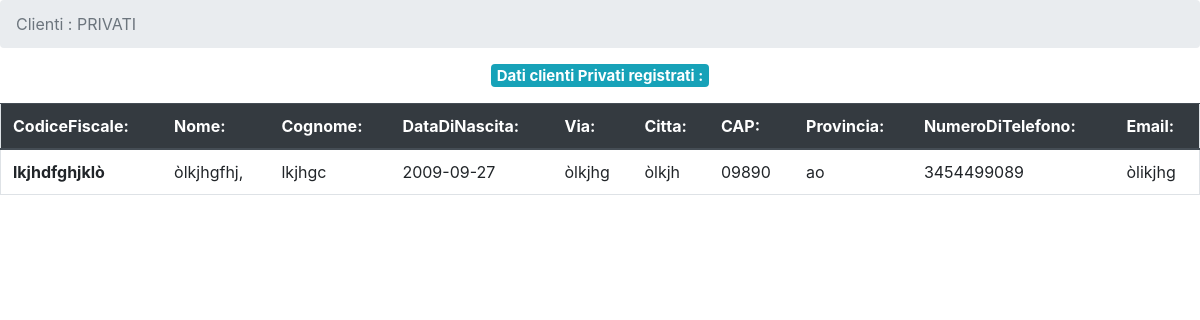
The page /VisualizzaPrivati.php on the database its author committed.
### tables this page shows
CREATE TABLE `Privati` (
  `CodFiscale` varchar(16) NOT NULL,
  `Nome` varchar(50) NOT NULL,
  `Cognome` varchar(50) NOT NULL,
  `DataDiNascita` date NOT NULL,
  `Via` varchar(50) NOT NULL,
  `Citta` varchar(50) NOT NULL,
  `CAP` varchar(5) NOT NULL,
  `Provincia` varchar(50) NOT NULL,
  `NumTelefono` varchar(10) NOT NULL,
  `Email` varchar(50) NOT NULL
);

### VisualizzaPrivati.php (the view, shortened to what this page needs)
<?php
include 'config.php';
?>
<html lang="en">
  <head>
    <link rel="stylesheet" href="https://stackpath.bootstrapcdn.com/bootstrap/4.5.0/css/bootstrap.min.css">
    <link rel="stylesheet" href="./Stile.css" >
  </head>
  <body>
		<nav aria-label="breadcrumb">
      <ol class="breadcrumb">
        <li class="breadcrumb-item active" aria-current="page">Clienti : PRIVATI</li>
      </ol>
    </nav>
		<blockquote class="blockquote text-center">
					 <span class="badge badge-info">Dati clienti Privati registrati :</span>
		</blockquote>
		<table class="table text-left border ">
<thead class="thead-dark ">
<tr>
	<th scope="col">CodiceFiscale:</th>
	<th scope="col">Nome:</th>
	<th scope="col">Cognome:</th>
	<th scope="col">DataDiNascita:</th>
	<th scope="col">Via:</th>
	<th scope="col">Citta:</th>
	<th scope="col">CAP:</th>
	<th scope="col">Provincia:</th>
	<th scope="col">NumeroDiTelefono:</th>
	<th scope="col">Email:</th>
</tr>
</thead>
<tbody>
<?php
$query="select CodFiscale, Nome, Cognome, DataDiNascita, Via, Citta, CAP, Provincia, NumTelefono, Email from Privati";
$result=mysqli_query($conn,$query);
while($resultfinal=mysqli_fetch_array($result))
{
echo
"
<tr>
	<th scope=\"row\">".$resultfinal[0]."</th>
	<td>".$resultfinal[1]."</td>
	<td>".$resultfinal[2]."</td>
	<td>".$resultfinal[3]."</td>
	<td>".$resultfinal[4]."</td>
	<td>".$resultfinal[5]."</td>
	<td>".$resultfinal[6]."</td>
	<td>".$resultfinal[7]."</td>
	<td>".$resultfinal[8]."</td>
	<td>".$resultfinal[9]."</td>
	</tr>
";
}
?>
</tbody>
</table>
  </body>
</html>

### rows shown on the page
privati: CodFiscale "lkjhdfghjklò", Nome "òlkjhgfhj,", Cognome "lkjhgc", DataDiNascita "2009-09-27", Via "òlkjhg", Citta "òlkjh", CAP "09890", Provincia "ao", NumTelefono "3454499089", Email "òlikjhg"
